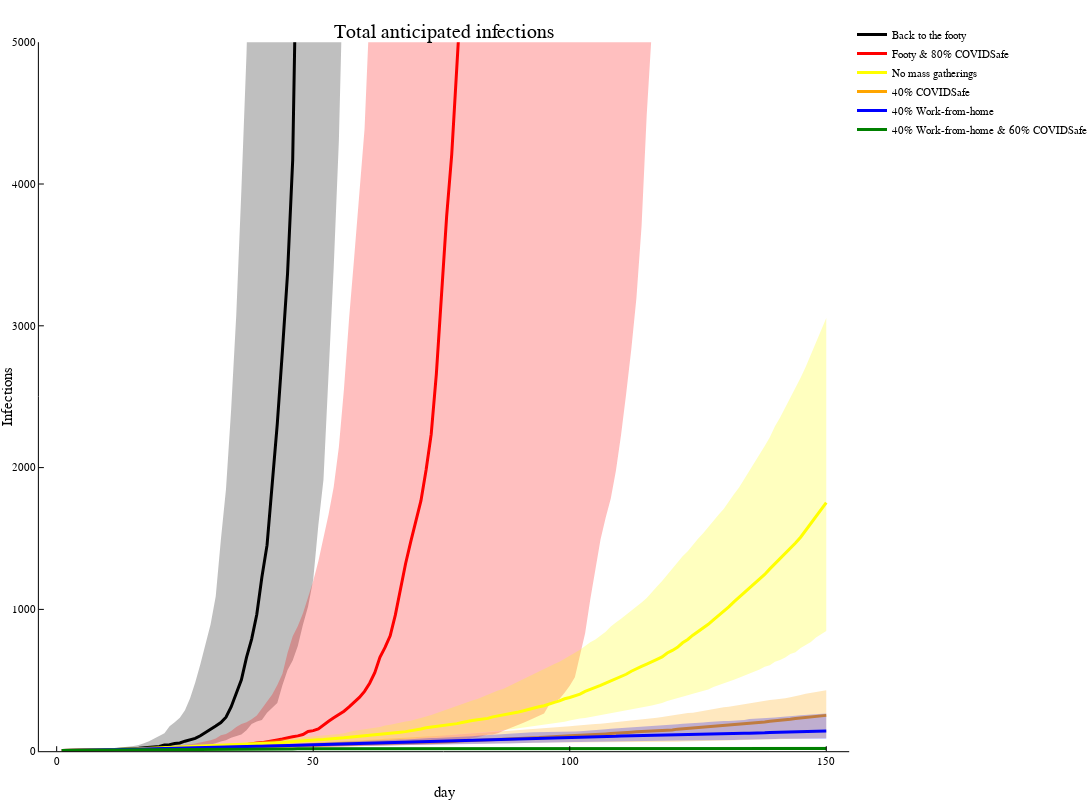

The notebook cell this image was saved under:
### Markdown cell above
One I prepared earlier ...  with p=1/10, r=16.

### Code cell
plot([],title="Total anticipated infections",xlabel="day",ylabel="Infections",ylimit=(0,5000),label=false,size=(1200,800))
EpiSim.plotquantiles(pop .- St0,:black,"Back to the footy",0.25)
EpiSim.plotquantiles(pop .- St1,:red,"Footy & 80% COVIDSafe",0.25)
EpiSim.plotquantiles(pop .- St2,:yellow,"No mass gatherings",0.25)
EpiSim.plotquantiles(pop .- St3,:orange,"40% COVIDSafe",0.25)
EpiSim.plotquantiles(pop .- St4,:blue,"40% Work-from-home",0.25)
EpiSim.plotquantiles(pop .- St5,:green,"40% Work-from-home & 60% COVIDSafe",0.25)

### Figure 1 — Plotly figure (JSON) as saved in the notebook; plotly's stock layout.template omitted (floating-point values rounded to 4 significant figures; data arrays with more than 128 entries replaced by an {"elided": "..."} marker saying what was removed)
{"data": [{"colorbar": {"title": ""}, "fill": "tozeroy", "fillcolor": "rgba(0, 0, 0, 0.250)", "legendgroup": "Back to the footy", "line": {"color": "rgba(0, 0, 0, 1.000)", "dash": "solid", "shape": "linear", "width": 0}, "mode": "lines", "name": "Back to the footy", "showlegend": false, "type": "scatter", "x": {"elided": "300 int values"}, "xaxis": "x1", "y": {"elided": "300 float values"}, "yaxis": "y1", "zmax": null, "zmin": null}, {"colorbar": {"title": ""}, "legendgroup": "Back to the footy", "line": {"color": "rgba(0, 0, 0, 1.000)", "dash": "solid", "shape": "linear", "width": 3}, "mode": "lines", "name": "Back to the footy", "showlegend": true, "type": "scatter", "x": {"elided": "150 int values"}, "xaxis": "x1", "y": {"elided": "150 float values"}, "yaxis": "y1", "zmax": null, "zmin": null}, {"colorbar": {"title": ""}, "fill": "tozeroy", "fillcolor": "rgba(255, 0, 0, 0.250)", "legendgroup": "Footy & 80% COVIDSafe", "line": {"color": "rgba(255, 0, 0, 1.000)", "dash": "solid", "shape": "linear", "width": 0}, "mode": "lines", "name": "Footy & 80% COVIDSafe", "showlegend": false, "type": "scatter", "x": {"elided": "300 int values"}, "xaxis": "x1", "y": {"elided": "300 float values"}, "yaxis": "y1", "zmax": null, "zmin": null}, {"colorbar": {"title": ""}, "legendgroup": "Footy & 80% COVIDSafe", "line": {"color": "rgba(255, 0, 0, 1.000)", "dash": "solid", "shape": "linear", "width": 3}, "mode": "lines", "name": "Footy & 80% COVIDSafe", "showlegend": true, "type": "scatter", "x": {"elided": "150 int values"}, "xaxis": "x1", "y": {"elided": "150 float values"}, "yaxis": "y1", "zmax": null, "zmin": null}, {"colorbar": {"title": ""}, "fill": "tozeroy", "fillcolor": "rgba(255, 255, 0, 0.250)", "legendgroup": "No mass gatherings", "line": {"color": "rgba(255, 255, 0, 1.000)", "dash": "solid", "shape": "linear", "width": 0}, "mode": "lines", "name": "No mass gatherings", "showlegend": false, "type": "scatter", "x": {"elided": "300 int values"}, "xaxis": "x1", "y": {"elided": "300 float values"}, "yaxis": "y1", "zmax": null, "zmin": null}, {"colorbar": {"title": ""}, "legendgroup": "No mass gatherings", "line": {"color": "rgba(255, 255, 0, 1.000)", "dash": "solid", "shape": "linear", "width": 3}, "mode": "lines", "name": "No mass gatherings", "showlegend": true, "type": "scatter", "x": {"elided": "150 int values"}, "xaxis": "x1", "y": {"elided": "150 float values"}, "yaxis": "y1", "zmax": null, "zmin": null}, {"colorbar": {"title": ""}, "fill": "tozeroy", "fillcolor": "rgba(255, 165, 0, 0.250)", "legendgroup": "40% COVIDSafe", "line": {"color": "rgba(255, 165, 0, 1.000)", "dash": "solid", "shape": "linear", "width": 0}, "mode": "lines", "name": "40% COVIDSafe", "showlegend": false, "type": "scatter", "x": {"elided": "300 int values"}, "xaxis": "x1", "y": {"elided": "300 float values"}, "yaxis": "y1", "zmax": null, "zmin": null}, {"colorbar": {"title": ""}, "legendgroup": "40% COVIDSafe", "line": {"color": "rgba(255, 165, 0, 1.000)", "dash": "solid", "shape": "linear", "width": 3}, "mode": "lines", "name": "40% COVIDSafe", "showlegend": true, "type": "scatter", "x": {"elided": "150 int values"}, "xaxis": "x1", "y": {"elided": "150 float values"}, "yaxis": "y1", "zmax": null, "zmin": null}, {"colorbar": {"title": ""}, "fill": "tozeroy", "fillcolor": "rgba(0, 0, 255, 0.250)", "legendgroup": "40% Work-from-home", "line": {"color": "rgba(0, 0, 255, 1.000)", "dash": "solid", "shape": "linear", "width": 0}, "mode": "lines", "name": "40% Work-from-home", "showlegend": false, "type": "scatter", "x": {"elided": "300 int values"}, "xaxis": "x1", "y": {"elided": "300 float values"}, "yaxis": "y1", "zmax": null, "zmin": null}, {"colorbar": {"title": ""}, "legendgroup": "40% Work-from-home", "line": {"color": "rgba(0, 0, 255, 1.000)", "dash": "solid", "shape": "linear", "width": 3}, "mode": "lines", "name": "40% Work-from-home", "showlegend": true, "type": "scatter", "x": {"elided": "150 int values"}, "xaxis": "x1", "y": {"elided": "150 float values"}, "yaxis": "y1", "zmax": null, "zmin": null}, {"colorbar": {"title": ""}, "fill": "tozeroy", "fillcolor": "rgba(0, 128, 0, 0.250)", "legendgroup": "40% Work-from-home & 60% COVIDSafe", "line": {"color": "rgba(0, 128, 0, 1.000)", "dash": "solid", "shape": "linear", "width": 0}, "mode": "lines", "name": "40% Work-from-home & 60% COVIDSafe", "showlegend": false, "type": "scatter", "x": {"elided": "300 int values"}, "xaxis": "x1", "y": {"elided": "300 float values"}, "yaxis": "y1", "zmax": null, "zmin": null}, {"colorbar": {"title": ""}, "legendgroup": "40% Work-from-home & 60% COVIDSafe", "line": {"color": "rgba(0, 128, 0, 1.000)", "dash": "solid", "shape": "linear", "width": 3}, "mode": "lines", "name": "40% Work-from-home & 60% COVIDSafe", "showlegend": true, "type": "scatter", "x": {"elided": "150 int values"}, "xaxis": "x1", "y": {"elided": "150 float values"}, "yaxis": "y1", "zmax": null, "zmin": null}], "layout": {"annotations": [{"font": {"color": "rgba(0, 0, 0, 1.000)", "family": "sans-serif", "size": 20}, "rotation": 0, "showarrow": false, "text": "Total anticipated infections", "x": 0.5212, "xanchor": "center", "xref": "paper", "y": 1, "yanchor": "top", "yref": "paper"}], "height": 800, "legend": {"bgcolor": "rgba(255, 255, 255, 1.000)", "bordercolor": "rgba(0, 0, 0, 1.000)", "font": {"color": "rgba(0, 0, 0, 1.000)", "family": "sans-serif", "size": 11}, "tracegroupgap": 0, "x": 1, "y": 1}, "margin": {"b": 20, "l": 0, "r": 0, "t": 20}, "paper_bgcolor": "rgba(255, 255, 255, 1.000)", "plot_bgcolor": "rgba(255, 255, 255, 1.000)", "showlegend": true, "width": 1200, "xaxis": {"anchor": "y1", "domain": [0.04564, 0.9967], "gridcolor": "rgba(0, 0, 0, 0.100)", "gridwidth": 0.5, "linecolor": "rgba(0, 0, 0, 1.000)", "mirror": false, "range": [-3.47, 154.5], "showgrid": false, "showline": true, "showticklabels": true, "tickangle": 0, "tickcolor": "rgb(0, 0, 0)", "tickfont": {"color": "rgba(0, 0, 0, 1.000)", "family": "sans-serif", "size": 11}, "tickmode": "array", "ticks": "inside", "ticktext": ["0", "50", "100", "150"], "tickvals": [0, 50, 100, 150], "title": "day", "titlefont": {"color": "rgba(0, 0, 0, 1.000)", "family": "sans-serif", "size": 15}, "type": "-", "visible": true, "zeroline": false, "zerolinecolor": "rgba(0, 0, 0, 1.000)"}, "yaxis": {"anchor": "x1", "domain": [0.03791, 0.9708], "gridcolor": "rgba(0, 0, 0, 0.100)", "gridwidth": 0.5, "linecolor": "rgba(0, 0, 0, 1.000)", "mirror": false, "range": [0, 5000], "showgrid": false, "showline": true, "showticklabels": true, "tickangle": 0, "tickcolor": "rgb(0, 0, 0)", "tickfont": {"color": "rgba(0, 0, 0, 1.000)", "family": "sans-serif", "size": 11}, "tickmode": "array", "ticks": "inside", "ticktext": ["0", "1000", "2000", "3000", "4000", "5000"], "tickvals": [0, 1000, 2000, 3000, 4000, 5000], "title": "Infections", "titlefont": {"color": "rgba(0, 0, 0, 1.000)", "family": "sans-serif", "size": 15}, "type": "-", "visible": true, "zeroline": false, "zerolinecolor": "rgba(0, 0, 0, 1.000)"}}}
